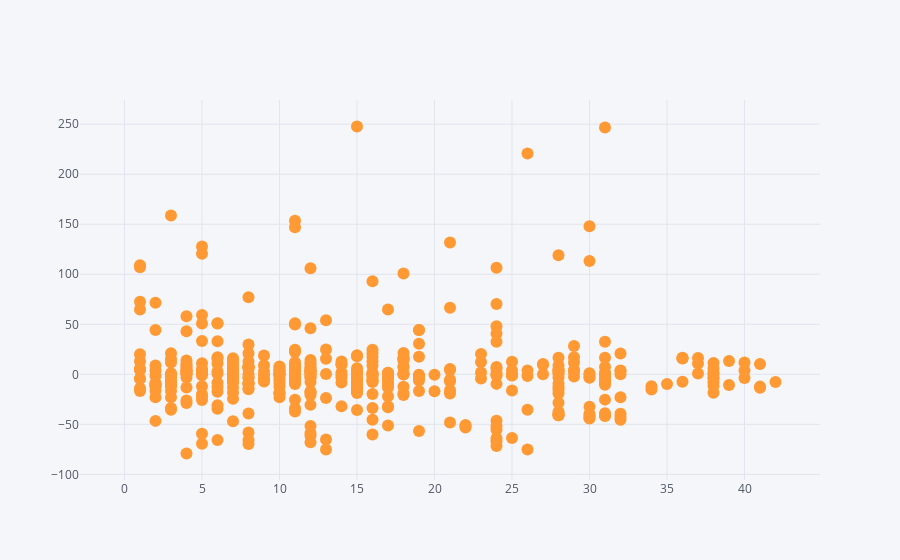

The code cell stored with this chart in its notebook:
### Markdown cell above
## Examples

### Code cell
percent_diff_lst('E44 Booth Harper Center (B4)').iplot(mode='markers', x='Number Averaged', y='Percent Difference')

### Figure 1 — Plotly figure (JSON) as saved in the notebook; plotly's stock layout.template omitted (floating-point values rounded to 4 significant figures; data arrays with more than 128 entries replaced by an {"elided": "..."} marker saying what was removed)
{"data": [{"line": {"color": "rgba(255, 153, 51, 1.0)", "dash": "solid", "width": 1.3}, "marker": {"size": 12, "symbol": "dot"}, "mode": "markers", "name": "Percent Difference", "text": "", "type": "scatter", "x": {"elided": "466 int values"}, "y": {"elided": "466 mixed values"}}], "layout": {"legend": {"bgcolor": "#F5F6F9", "font": {"color": "#4D5663"}}, "paper_bgcolor": "#F5F6F9", "plot_bgcolor": "#F5F6F9", "titlefont": {"color": "#4D5663"}, "xaxis1": {"gridcolor": "#E1E5ED", "showgrid": true, "tickfont": {"color": "#4D5663"}, "title": "", "titlefont": {"color": "#4D5663"}, "zerolinecolor": "#E1E5ED"}, "yaxis1": {"gridcolor": "#E1E5ED", "showgrid": true, "tickfont": {"color": "#4D5663"}, "title": "", "titlefont": {"color": "#4D5663"}, "zerolinecolor": "#E1E5ED"}}}
